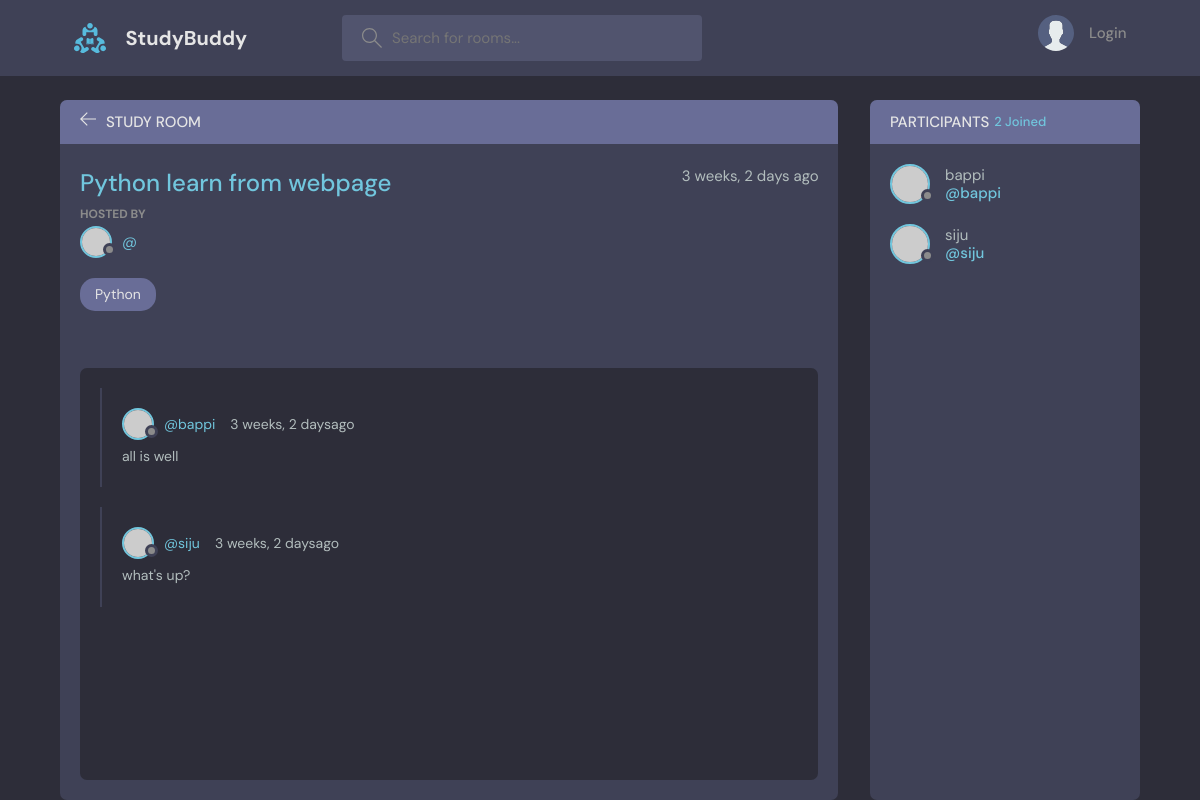
Page /room/2 on the earlier database version.
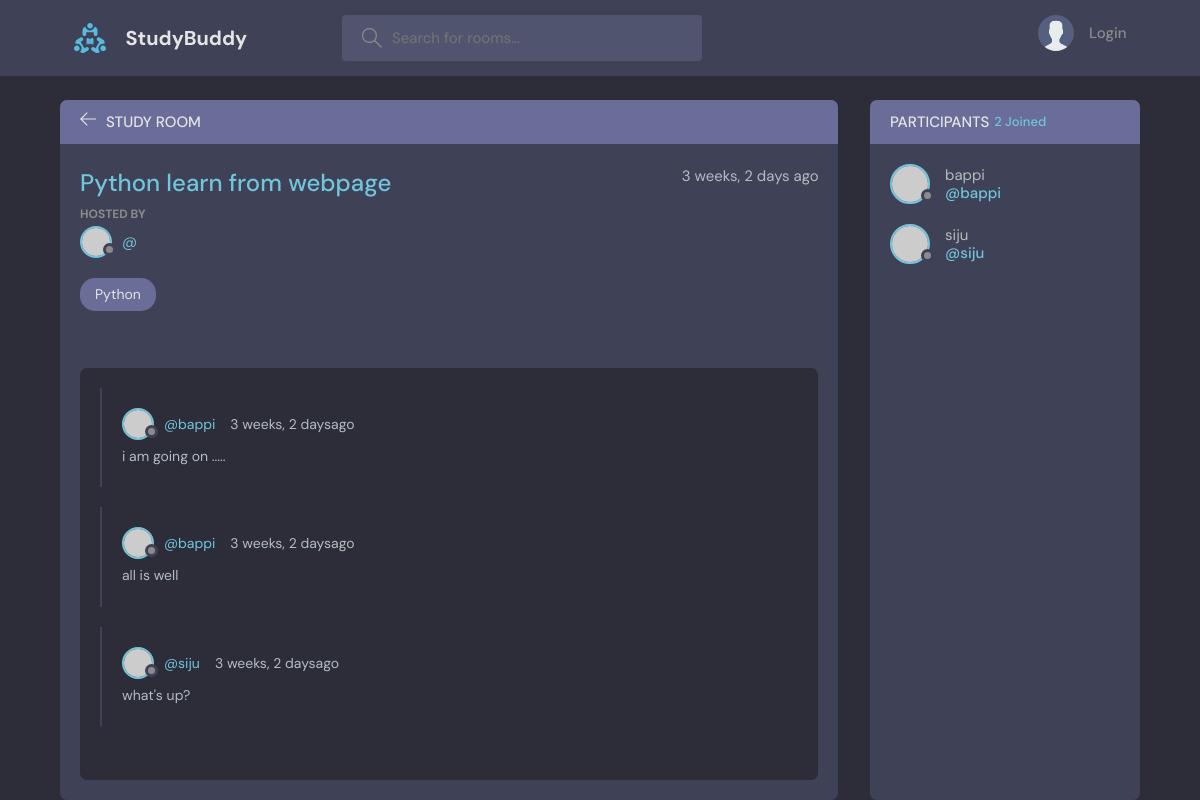
Same page on the later database version.
### base/models.py (models this page shows, shortened)
class Message(models.Model):
    user = models.ForeignKey(User, on_delete=models.CASCADE)
    room = models.ForeignKey(Rooms, on_delete=models.CASCADE)
    body = models.TextField(max_length=200)
    updated = models.DateTimeField(auto_now=True)
    created = models.DateTimeField(auto_now_add=True)
    class Meta:
        ordering = ['-updated','-created']

### base/views.py (the view, shortened to what this page needs)
# urls.py: path('room/<str:pk>',views.room, name = 'room'),
def room(request,pk):
    room = Rooms.objects.get(id=pk)
    room_messages = room.message_set.all().order_by('-created')  #sob ses e eita abr dekhte hobe
    participants = room.participants.all()
    context = { 'room': room, 'room_messages': room_messages, 'participants':participants}
    return render(request, 'base/room.html',context)

### base/models.py (called while the page is built)
    def __str__(self):
        return self.name

### base/templates/base/room.html (shortened to what this page needs)
{% extends 'main.html' %}
{% block content%}
    <main class="profile-page layout layout--2">
      <div class="container">
        <div class="room">
          <div class="room__top">
            <div class="room__topLeft">
              <a href="{% url 'home' %}">
                <svg version="1.1" xmlns="http://www.w3.org/2000/svg" width="32" height="32" viewBox="0 0 32 32">
                  <title>arrow-left</title>
                  <path
                    d="M13.723 2.286l-13.723 13.714 13.719 13.714 1.616-1.611-10.96-10.96h27.625v-2.286h-27.625l10.965-10.965-1.616-1.607z"
                  ></path>
                </svg>
              </a>
              <h3>Study Room</h3>
            </div>
          </div>
          <div class="room__box scroll">
            <div class="room__header scroll">
              <div class="room__info">
                <h3>{{ room.name }}</h3>
                <span>{{ room.created|timesince }} ago</span>
              </div>
              <div class="room__hosted">
                <p>Hosted By</p>
                <a href="{% url 'user_profile' room.host.id %}" class="room__author">
                  <div class="avatar avatar--small">
                    <img src="https://randomuser.me/api/portraits/men/37.jpg" />
                  </div>
                  <span>@{{room.username}}</span>
                </a>
              </div>
              <span class="room__topics">{{room.topic}}</span>
            </div>
            <div class="room__conversation">
              <div class="threads scroll">
                {% for message in room_messages %}
                <div class="thread">
                  <div class="thread__top">
                    <div class="thread__author">
                      <a href="{% url 'user_profile' message.user.id %}" class="thread__authorInfo">
                        <div class="avatar avatar--small">
                          <img src="https://randomuser.me/api/portraits/men/37.jpg" />
                        </div>
                        <span>@{{message.user}}</span>
                      </a>
                      <span class="thread__date">{{message.created|timesince}}ago</span>
                    </div>
                  </div>
                  <div class="thread__details">
                    {{message.body}}
                  </div>
                </div>
                {% endfor %}
              </div>
            </div>
          </div>
        </div>
        <div class="participants">
          <h3 class="participants__top">Participants <span>{{ participants.count}} Joined</span></h3>
          <div class="participants__list scroll">
            {% for user in participants %}
            <a href="{% url 'user_profile' user.id %}" class="participant">
              <div class="avatar avatar--medium">
                <img src="https://randomuser.me/api/portraits/men/37.jpg" />
              </div>
              <p>
                {{ user.username }}
                <span>@{{ user.username }}</span>
              </p>
            </a>
            {% endfor %}
          </div>
        </div>
      </div>
    </main>
{% endblock %}

Differences in the rows shown:
added Message: user "bappi", created "3 weeks, 2 days", body "i am going on ....."
